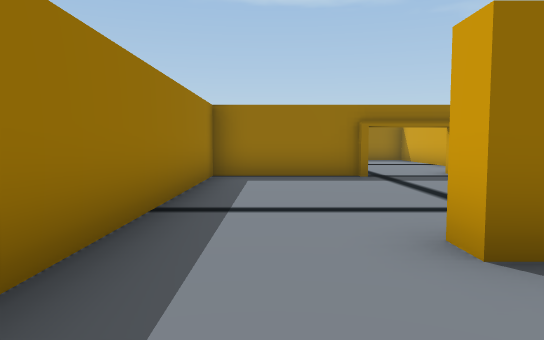
View 1 (above)

22 first-person views from a walk through a scene from a Unity 3-D project. The camera is 1.4 m above the floor, tilts 4° down and sees 70° across. Doors are open. The floor is counted in squares, 2 m on a side. Each view is taken from the middle of a square. On the plan, view 1 faces up. The plan holds only what a view shows up to about 11 squares ahead; the rest is blank. The place goes on beyond the plan. Some animated figures are not drawn.

View 2
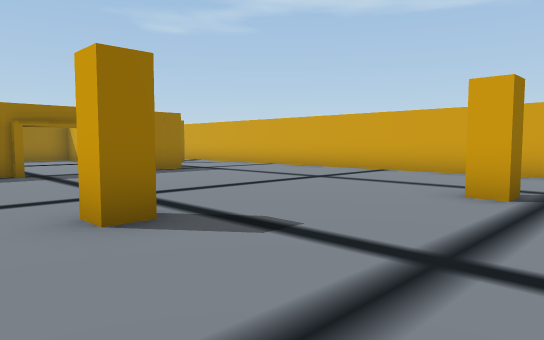

View 3
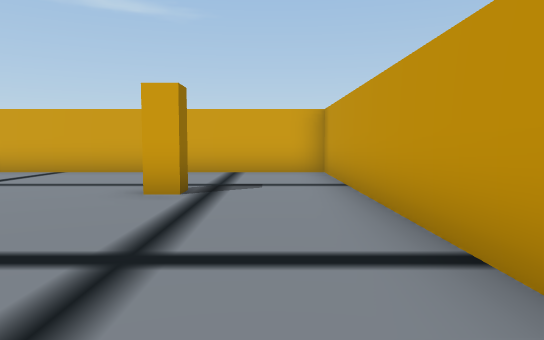

View 4
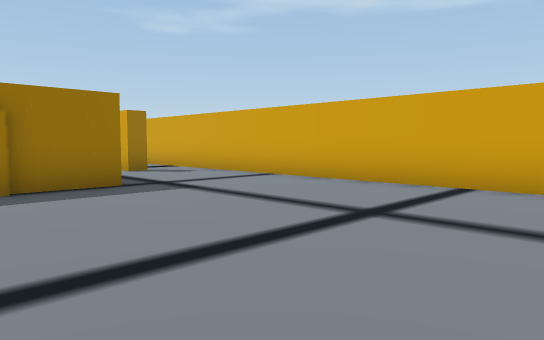

View 5
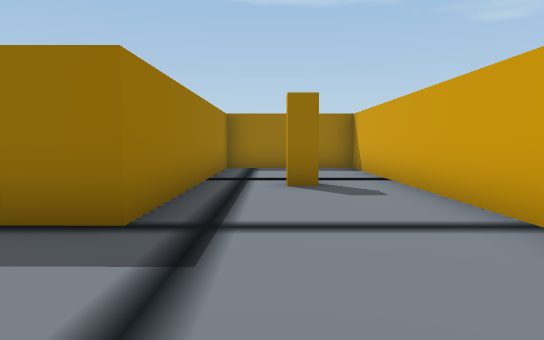

View 6
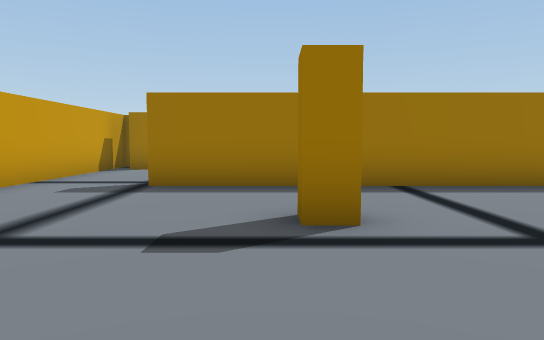

View 7
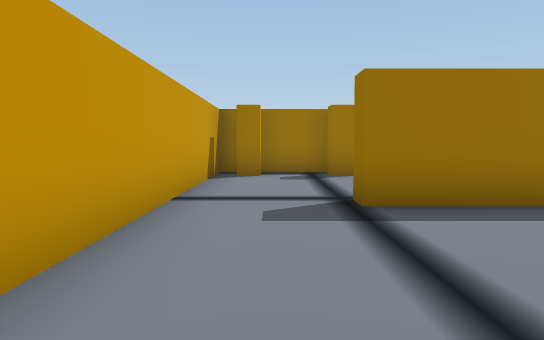

View 8
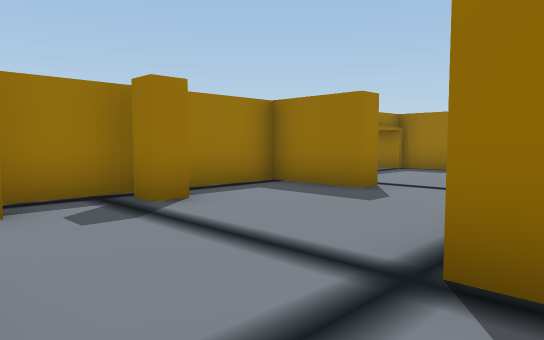

View 9
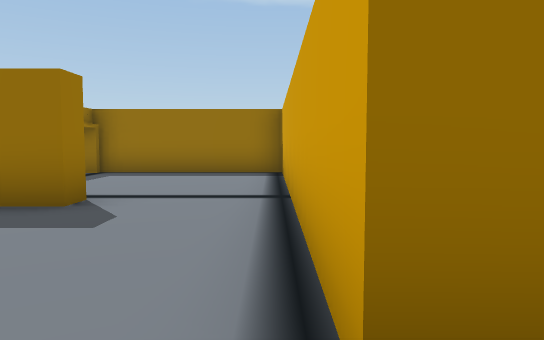

View 10
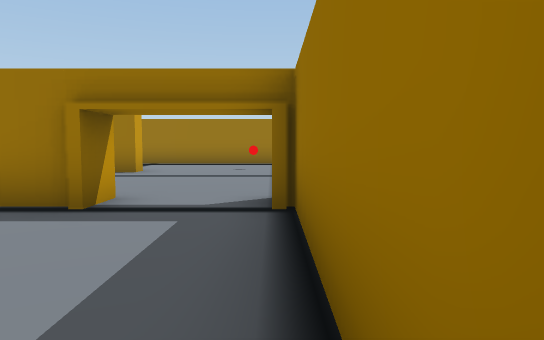

View 11
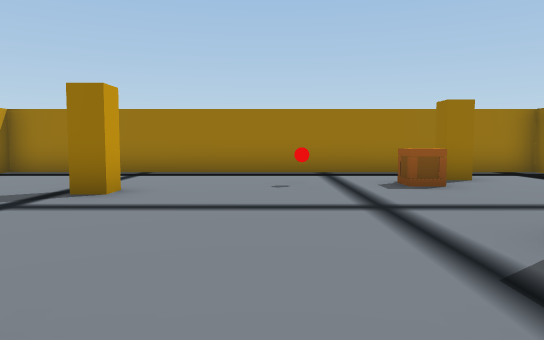

View 12
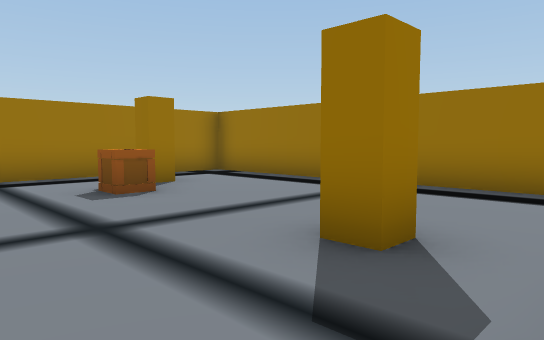

View 13
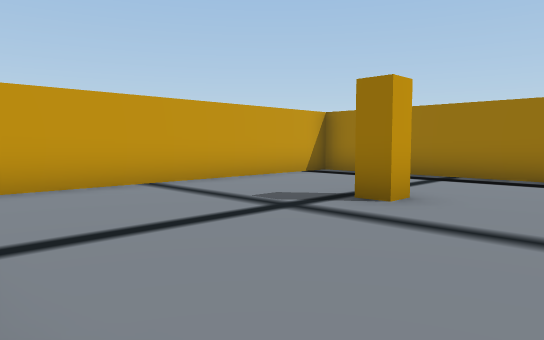

View 14
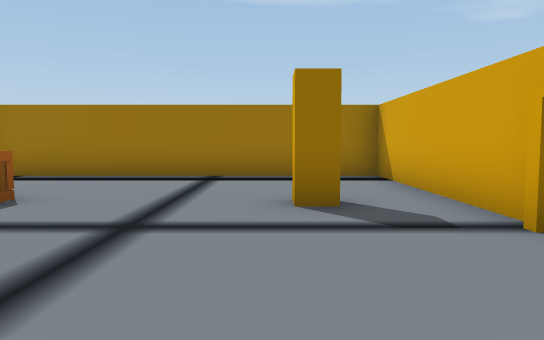

View 15
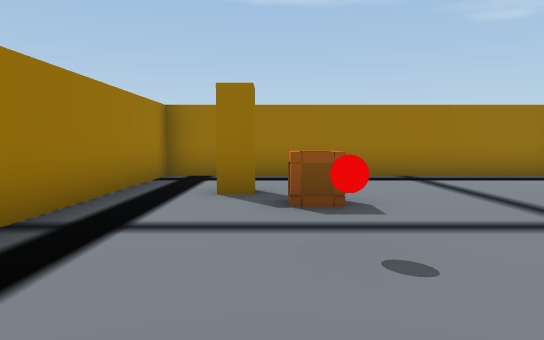

View 16
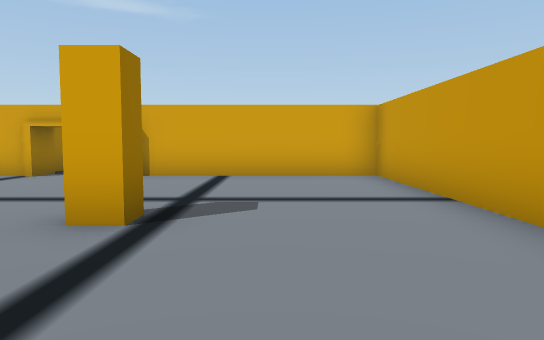

View 17
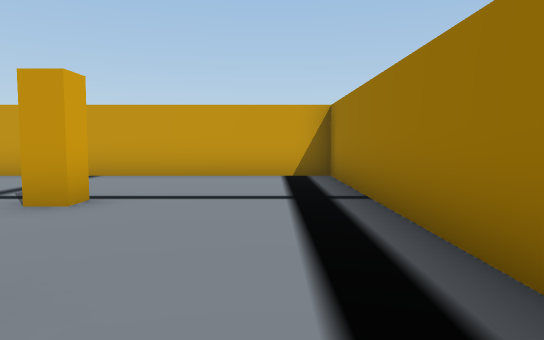

View 18
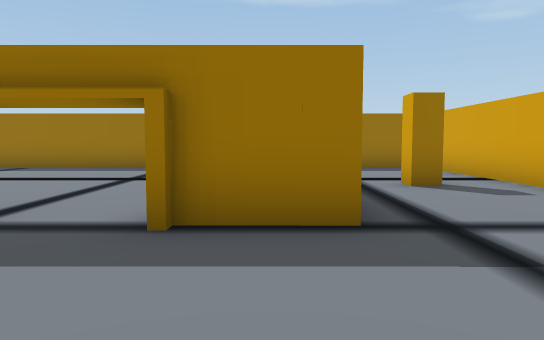

View 19
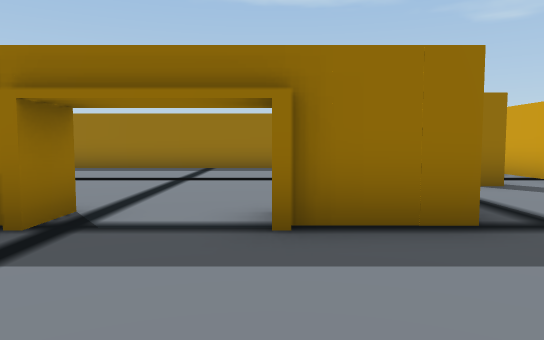

View 20
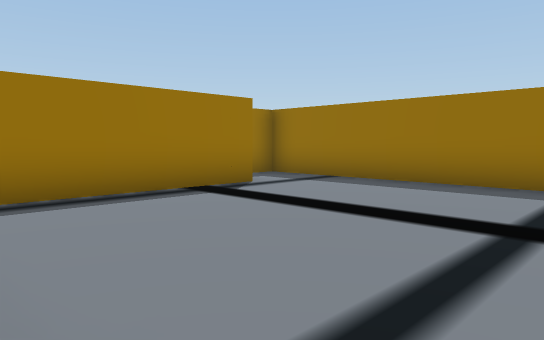

View 21
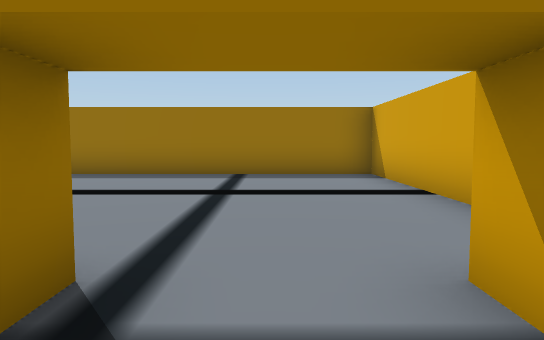

View 22
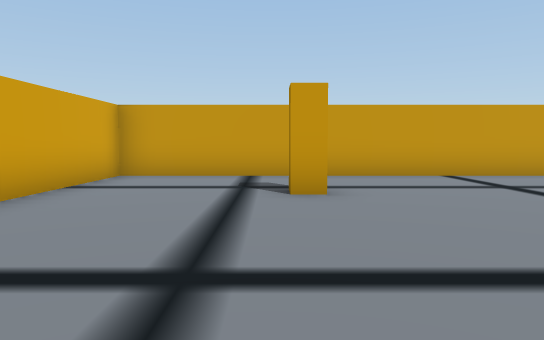

### Floor plan
Points are (right, up) in squares from view 1. A wall is a line through its corners. A room is listed if a view was taken in it or the views show most of it. See-through windows are left out.
Room 1 (views 1, 2, 3, 4, 5, 6, 7, 8, 9, 10, 11, 18, 19, 20, 21, 22)
walls: (2, 9) (2, 8.2) (-1.3, 8.2) (-1.3, 0) (-1.8, 0) (-1.8, 8.2) (-6.2, 8.2); (-4.3, 3.9) (-4.3, 3.3) (-6.2, 3.3) (-6.2, 1.4); (-7, 6) (-6.2, 6) (-6.2, 5); (-6.2, -0.8) (-6.2, -2.2) (9.3, -2.2) (9.3, 15.8) (5.8, 15.8) (5.8, 8.2) (4, 8.2) (4, 9)
ways out: opening at (-6, 7) to room 2; opening at (3, 9) to room 3
objects: other object (-6, -2) to (-5, -1); other object (-6, 0) to (-6, 1); other object (1, 2) to (2, 3); other object (5, 0) to (6, 1); other object (7, 11) to (8, 12)
Room 2 (views 12, 13, 14, 15, 16, 17)
walls: (-6.7, 8.2) (-6.7, 13.3) (-15.3, 13.3) (-15.3, 0.8) (-6.7, 0.8) (-6.7, 5.7); (-6, 8.1) (-7, 8.1)
ways out: opening at (-6, 7) to room 1
objects: other object (-14, 10) to (-13, 11); other object (-12, 4) to (-11, 5); other object (-12, 8); crate (-12, 10); other object (-9, 9) to (-8, 10)
Room 3 (no view inside)
walls: (-2.2, 13.8) (-2.2, 9.9); (5.3, 11.2) (5.3, 15.8) (-3.7, 15.8) (-3.7, 15.1)
ways out: opening at (3, 9) to room 1

Positions as (right, up) in squares from view 1, and headings:
1: (0, 0), facing up
2: (0, -1), facing up-right
3: (0, -1), facing right
4: (3, 2), facing up-right
5: (7, 5), facing up
6: (5, 2), facing left
7: (3, -1), facing left
8: (-1, -2), facing up-left
9: (-2, -1), facing up
10: (-2, 8), facing left
11: (-6, 7), facing left
12: (-7, 7), facing up-left
13: (-7, 7), facing down-left
14: (-9, 5), facing up
15: (-13, 5), facing up
16: (-15, 3), facing right
17: (-14, 9), facing down
18: (5, 5), facing up
19: (4, 5), facing up
20: (3, 9), facing up-left
21: (3, 7), facing up
22: (6, 6), facing down
